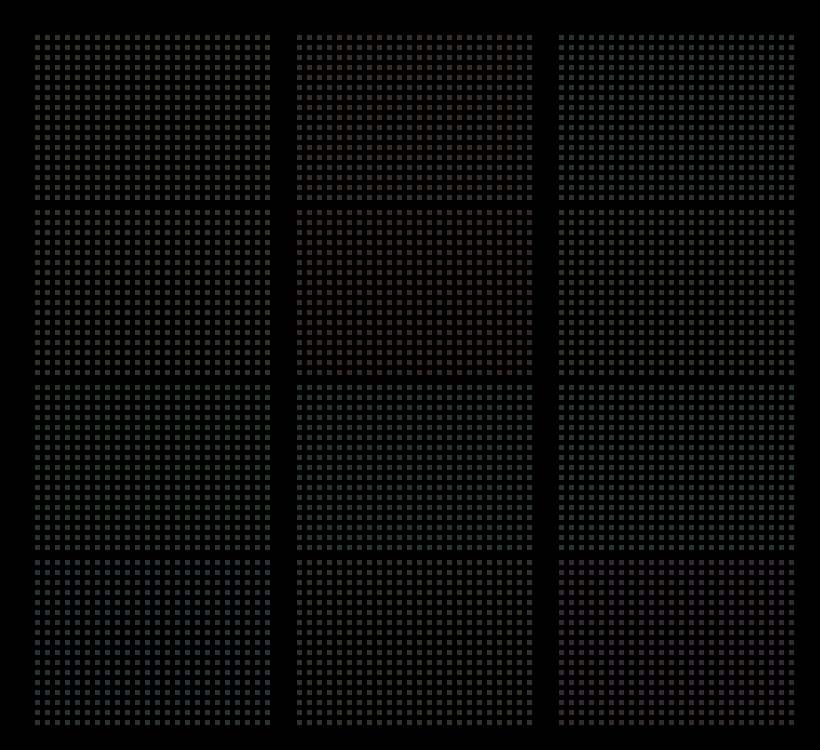
Frame 1 (no input)
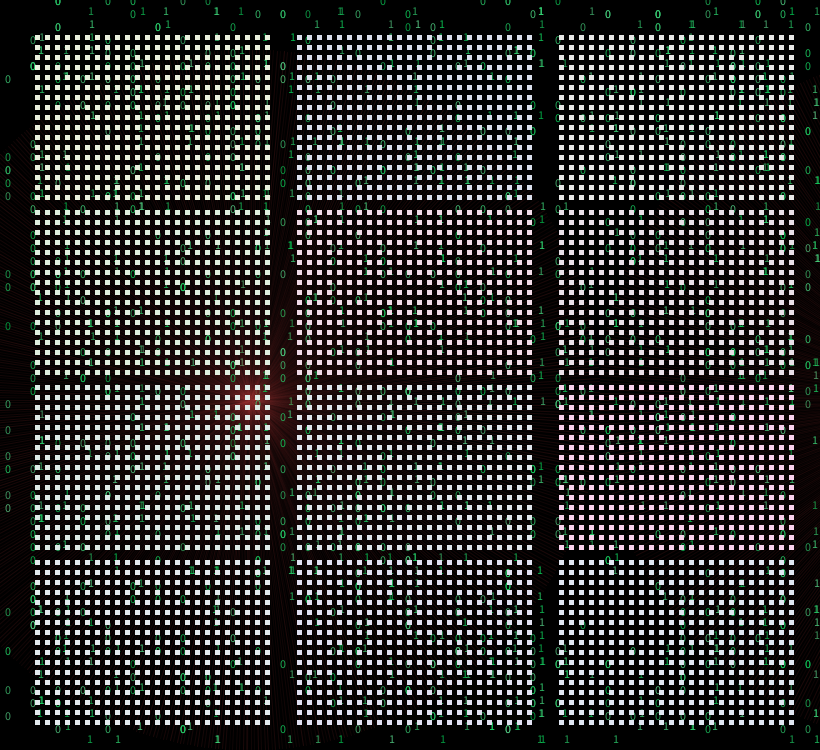
Frame 60 (the mouse pressed at the canvas centre just before this capture)
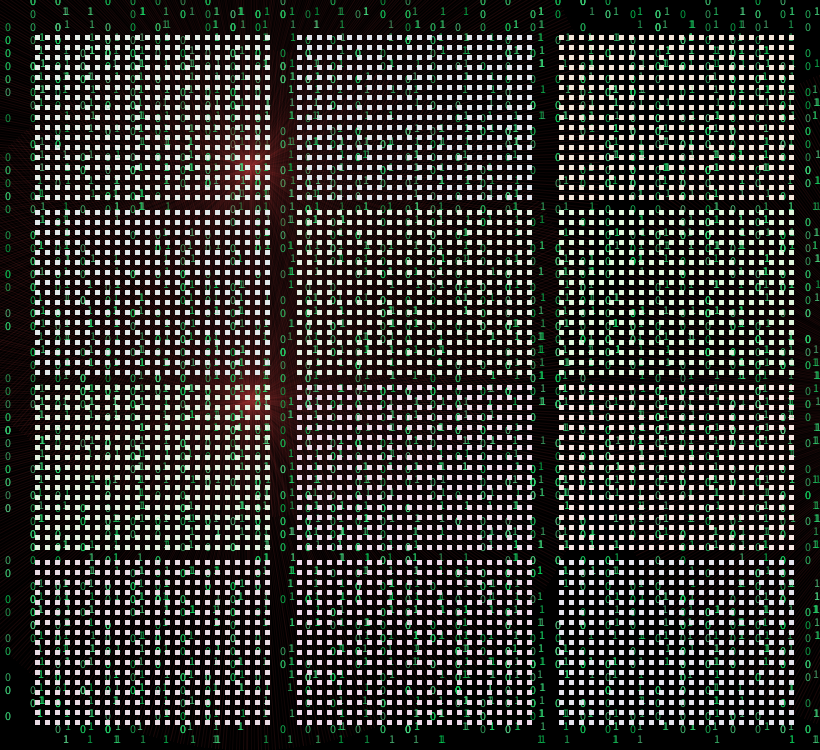
Frame 120 (the mouse held since frame 60 and released just before this capture)

The Processing sketch that drew these frames (run headless with seeded random() and noise(); from frame 60 on, the mouse is pressed at the canvas centre):

// Processing sketch: processing_41377
// ── processing_41377.pde


void setup(){
  size(820,750);
  background(0);
  colorMode(HSB, 360, 100, 100,100);

}

void draw(){
 
  //CLEAR effect
  for(int X=75; X<1125; X=X+262){
    for(int Y=50; Y<749; Y=Y+175){
      if(floor(random(0, 1))==0.0){
        float A=random(0,360); 
        for(int a=X-40; a<X+200; a=a+10){
          for(int b=Y-15; b<Y+150; b=b+10){
            noStroke();
            fill(A, 20, 100, 20);
            rect(a, b, 5, 5);
            noFill();
          }
        }
      }
      
    }
  }//end of first for loop
  
//GREEN effect
  for(int X=75; X<1125; X=X+350){
    for(int Y=50; Y<749; Y=Y+233){
      if(floor(random(0, random(7,random(50,1000))))==0){
        //the special party
        fill(239,100,77,30); 
        //rect(X,Y,350,233);
        for(int x=5; x<width-10; x=x+25){
          for(int y=5; y<height-10; y=y+13){
            if(floor(random(-1, 4))==0){
              smooth();
              if(floor(random(0,2))==0){
                fill(144, random(55, 100), random(70, 90),80);
                text("0", x, y);
                noFill();
              }
              if(floor(random(0,2))==0){
                fill(144, random(55, 100), random(70, 90),80);
                text("1", x+random(32, 35), y+10);
                noFill();
              }
              /*if(floor(random(0,2))==0){
                fill(144, random(75, 100), random(70, 90),80);
                text(".", x+20, y+10);
                noFill();
              }*/
            }
          }
        }
      }
      
    }
  }//end of first for loop

  
  //RED effect
  for(int X=75; X<1125; X=X+350){
    for(int Y=50; Y<749; Y=Y+233){
      if(floor(random(0, random(200,random(350,100))))==0){
        translate(X+175,Y+117);
        for(float i=0; i<2*PI; i=i+0.01){
          rotate(0.01);
          stroke(//HSB
            360,//hue
            70,//saturation
            floor(
              random(30,
                random(65,
                  random(80,90)
                )
              )
            ),//brightness
            15//alpha channel
          );
          line(0,0,0,350);
        }
      }
      
    }
  }//end of first for loop


}//end of void draw
